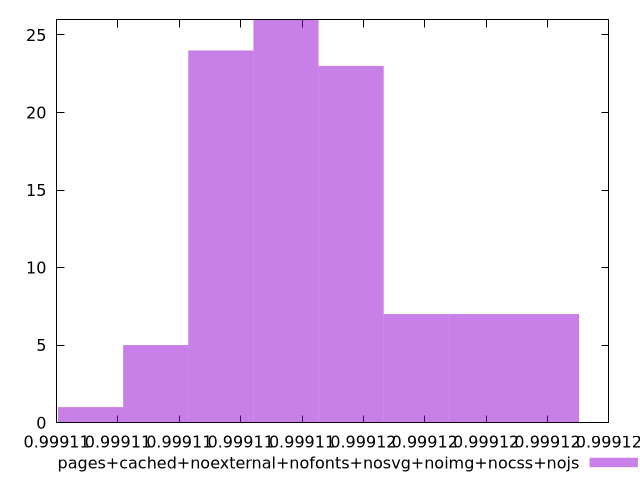

gnuplot code for this plot:
$_pagesCachedNoexternalNofontsNosvgNoimgNocssNojs <<EOF
0.9991113530998045 24
0.9991198438364838 7
0.9991155984681441 23
0.9991219665206535 7
0.9991134757839742 26
0.9991071077314648 1
0.9991092304156347 5
0.9991177211523139 7
EOF
set key outside below
set terminal pngcairo
set output "report_00004_2020-11-02T20-21-41.718Z/first-cpu-idle/pages+cached+noexternal+nofonts+nosvg+noimg+nocss+nojs//hist.png"
set yrange [0:26]
set boxwidth 0.0000021226841698123885
set style fill transparent solid 0.5 noborder
plot $_pagesCachedNoexternalNofontsNosvgNoimgNocssNojs title "pages+cached+noexternal+nofonts+nosvg+noimg+nocss+nojs" with boxes ,
